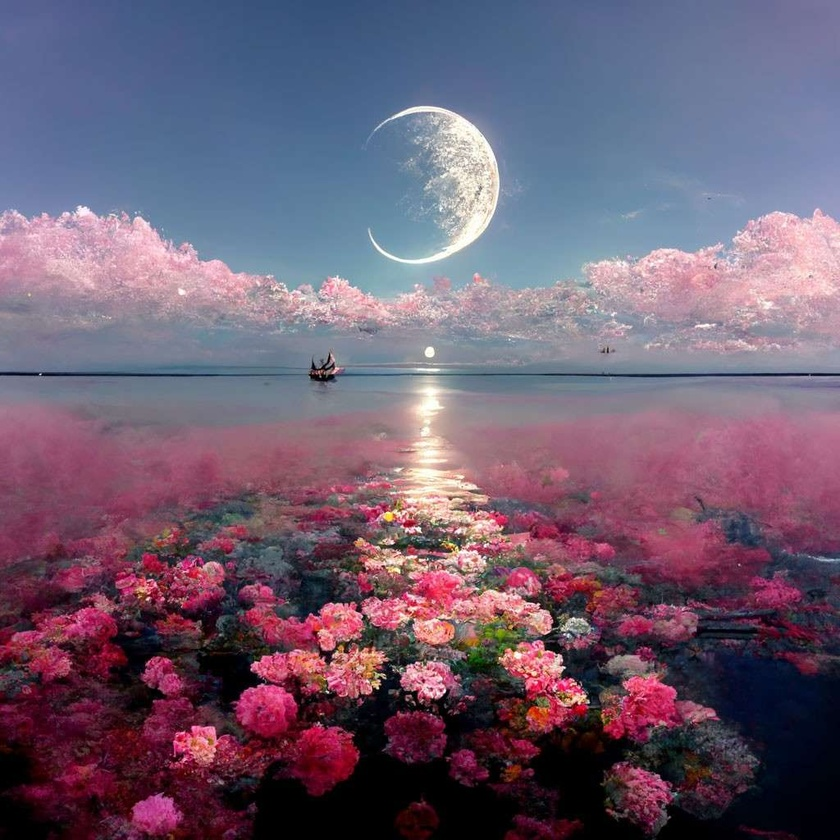
#> input picture img/R-C.jpg, 840 x 840 px, shrunk from 1024 x 1024 before the run
$ python -i bitsize.py   (imports and definitions only)
#> lines starting #> are read from the running program, lines starting #| are printed output that depends on the picture; after the words box and inside, x2 and y2 are one past the last pixel; in counts of white or black regions, pixels touching at a corner belong together
#> further down, picture is the input picture: shape (840, 840, 3); mean B, G, R 113.3, 93, 110.6
import cv2
import numpy as np
import matplotlib.pyplot as plt
"""
二值化练习
"""
def otsu_thresholding(image):
    # 将图像转换为灰度图
    gray = cv2.cvtColor(image, cv2.COLOR_BGR2GRAY)
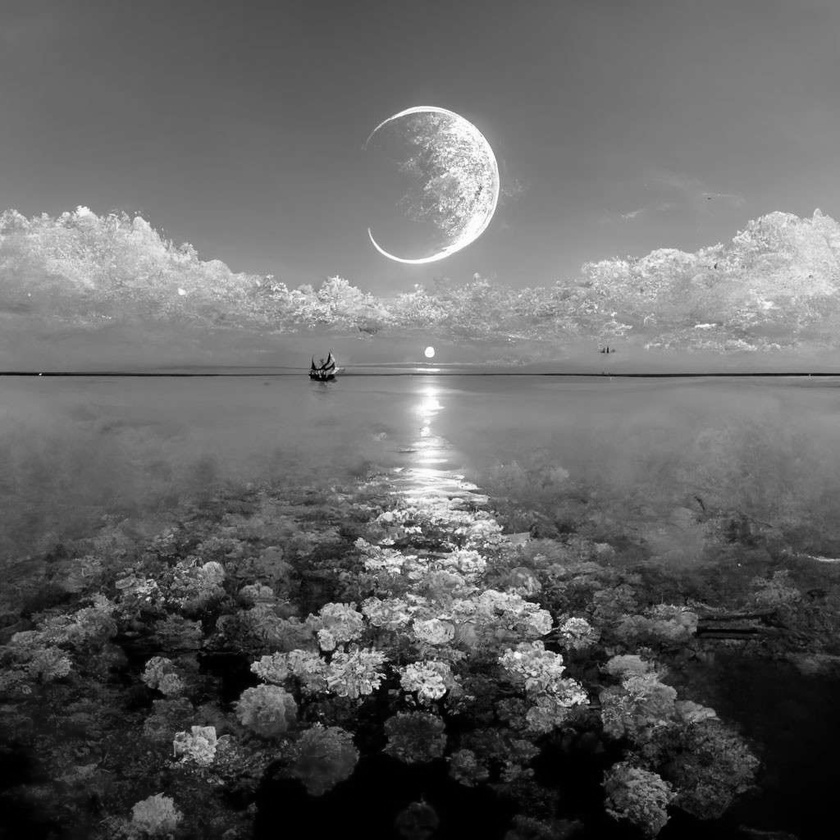
#> gray: shape (840, 840); min 0, max 255, mean 100.6

    # 计算直方图
    hist = cv2.calcHist([gray], [0], None, [256], [0, 256])
#> hist = 256 values, max 16637 at index 0, min 20 at index 255, mean 2756.2

    total_pixels = gray.size
#> total_pixels = 705600
    current_max, threshold = 0, 0
    sum_total, sum_foreground = 0, 0

    # 计算全图的灰度值总和
    for i in range(256):
        sum_total += i * hist[i][0]
#> this loop made 256 passes
#> sum_total on passes 1 to 3: 0, 7653, 16263
#> after the loop, sum_total = 70974521

    weight_background, weight_foreground = 0, 0

    for i in range(256):
        weight_background += hist[i][0]  # 背景权重
        if weight_background == 0:
            continue

        weight_foreground = total_pixels - weight_background  # 前景权重
        if weight_foreground == 0:
            break

        sum_foreground += i * hist[i][0]  # 前景灰度值总和

        # 计算均值
        mean_background = sum_foreground / weight_background
        mean_foreground = (sum_total - sum_foreground) / weight_foreground

        # 计算类间方差
        between_class_variance = weight_background * weight_foreground * (mean_background - mean_foreground) ** 2

        # 找到最大类间方差和对应的阈值
        if between_class_variance > current_max:
            current_max = between_class_variance
            threshold = i
#> this loop made 256 passes
#> (weight_background, weight_foreground, sum_foreground, mean_background, mean_foreground, current_max) on passes 1 to 12: (16637, 688963, 0, 0, 103, 1.22e+14), (24290, 681310, 7653, 0.315, 104.2, 1.78e+14), (28595, 677005, 16263, 0.569, 104.8, 2.1e+14), (32508, 673092, 28002, 0.861, 105.4, 2.39e+14), (34829, 670771, 37286, 1.07, 105.8, 2.56e+14), (38945, 666655, 57866, 1.49, 106.4, 2.86e+14), (41602, 663998, 73808, 1.77, 106.8, 3.05e+14), (43515, 662085, 87199, 2, 107.1, 3.18e+14), (46016, 659584, 107207, 2.33, 107.4, 3.35e+14), (48836, 656764, 132587, 2.71, 107.9, 3.55e+14), (51302, 654298, 157247, 3.07, 108.2, 3.71e+14), (54358, 651242, 190863, 3.51, 108.7, 3.92e+14)
#> after the loop, current_max = 9.45e+14; sum_foreground = 70969421; threshold = 82; weight_background = 705600

    # 使用最佳阈值进行二值化处理
    _, thresholded_image = cv2.threshold(gray, threshold, 255, cv2.THRESH_BINARY)
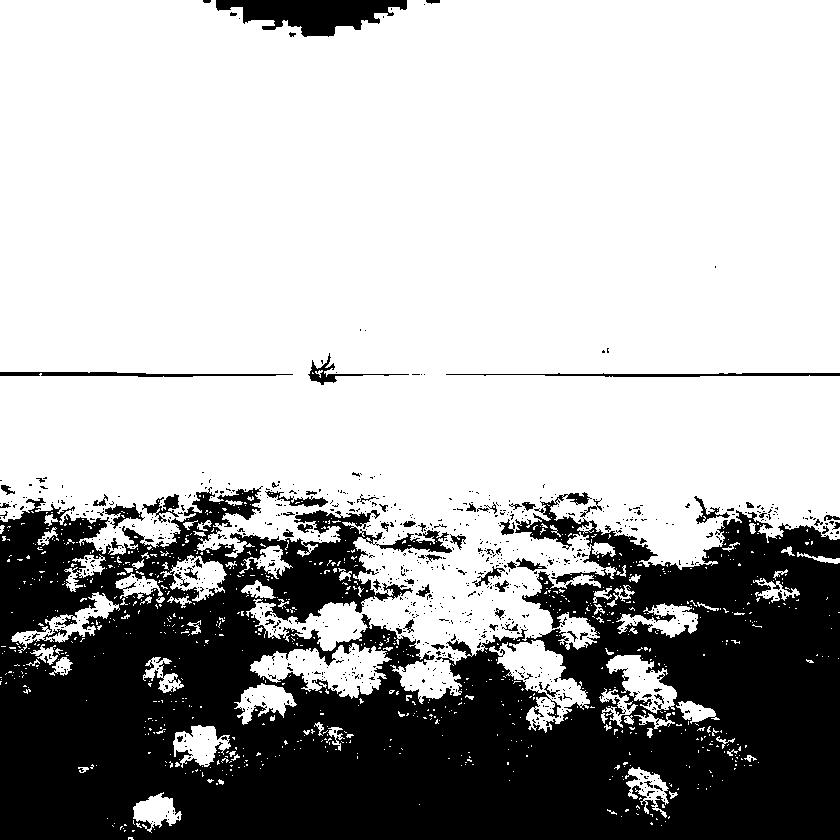
#> thresholded_image: shape (840, 840); 69.3% white; 911 black regions (839 under 20 px), largest, box (x1, y1, x2, y2) and area: (0, 486, 840, 840) 202789, (216, 0, 407, 37) 4190, (446, 373, 840, 377) 897

    return thresholded_image, threshold


# [96 lines left out: functions bimodal_thresholding, mean_thresholding, niblack_thresholding, bernsen_thresholding, adaptivate_threshold, not called in this run]


# [54 lines of commented-out code are left out]

>>> import cv2
>>> picture = cv2.imread('../img/R-C.jpg')
>>> result = otsu_thresholding(picture)

$ run again, on img/IMG.png
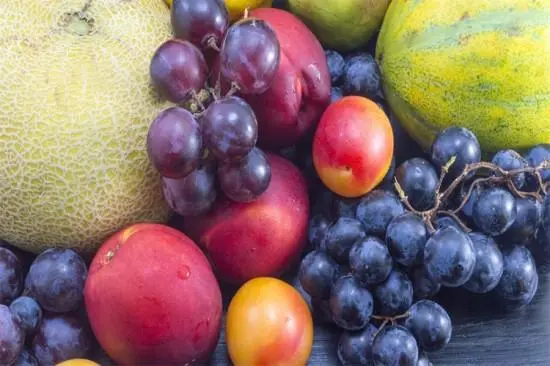
#> input picture img/IMG.png, 550 x 366 px
#> picture is the input picture: shape (366, 550, 3); mean B, G, R 105.6, 111.9, 137.6
#> in otsu_thresholding, `gray = cv2.cvtColor(image, cv2.COLOR_BGR2GRAY)`:
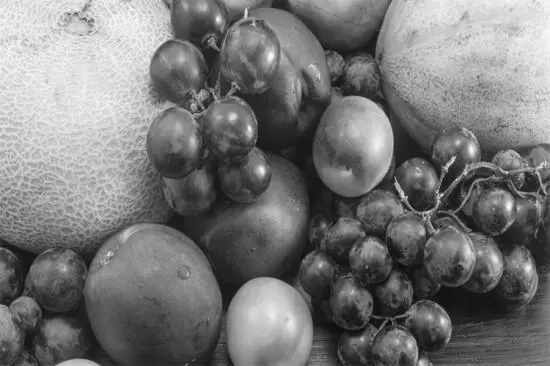
#> gray: shape (366, 550); min 4, max 252, mean 118.8
#> hist = 256 values, max 1538 at index 78, min 0 at index 0, mean 786.3
#> the loop in otsu_thresholding, `for i in range(256):` made 256 passes
#> sum_total on passes 1 to 3: 0, 0, 0
#> after the loop in otsu_thresholding, `for i in range(256):`: sum_total = 23922898
#> the loop in otsu_thresholding, `for i in range(256):` made 253 passes
#> (weight_background, weight_foreground, sum_foreground, mean_background, mean_foreground, current_max) on passes 5, 6, 9, 10, 11, 12, 13, 14: (1, 201299, 4, 4, 118.8, 2.65e+09), (2, 201298, 9, 4.5, 118.8, 5.26e+09), (4, 201296, 25, 6.25, 118.8, 1.02e+10), (7, 201293, 52, 7.43, 118.8, 1.75e+10), (8, 201292, 62, 7.75, 118.8, 1.99e+10), (14, 201286, 128, 9.14, 118.8, 3.39e+10), (18, 201282, 176, 9.78, 118.9, 4.31e+10), (28, 201272, 306, 10.93, 118.9, 6.56e+10)
#> in otsu_thresholding, `_, thresholded_image = cv2.threshold(gray, threshold, 255, cv2.THRESH_..`:
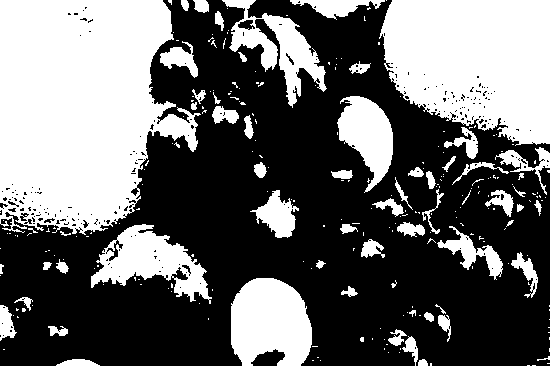
#> thresholded_image: shape (366, 550); 41% white; 258 white regions (197 under 20 px), largest, box (x1, y1, x2, y2) and area: (0, 0, 201, 235) 34671, (379, 0, 550, 146) 19691, (231, 278, 312, 366) 5717
